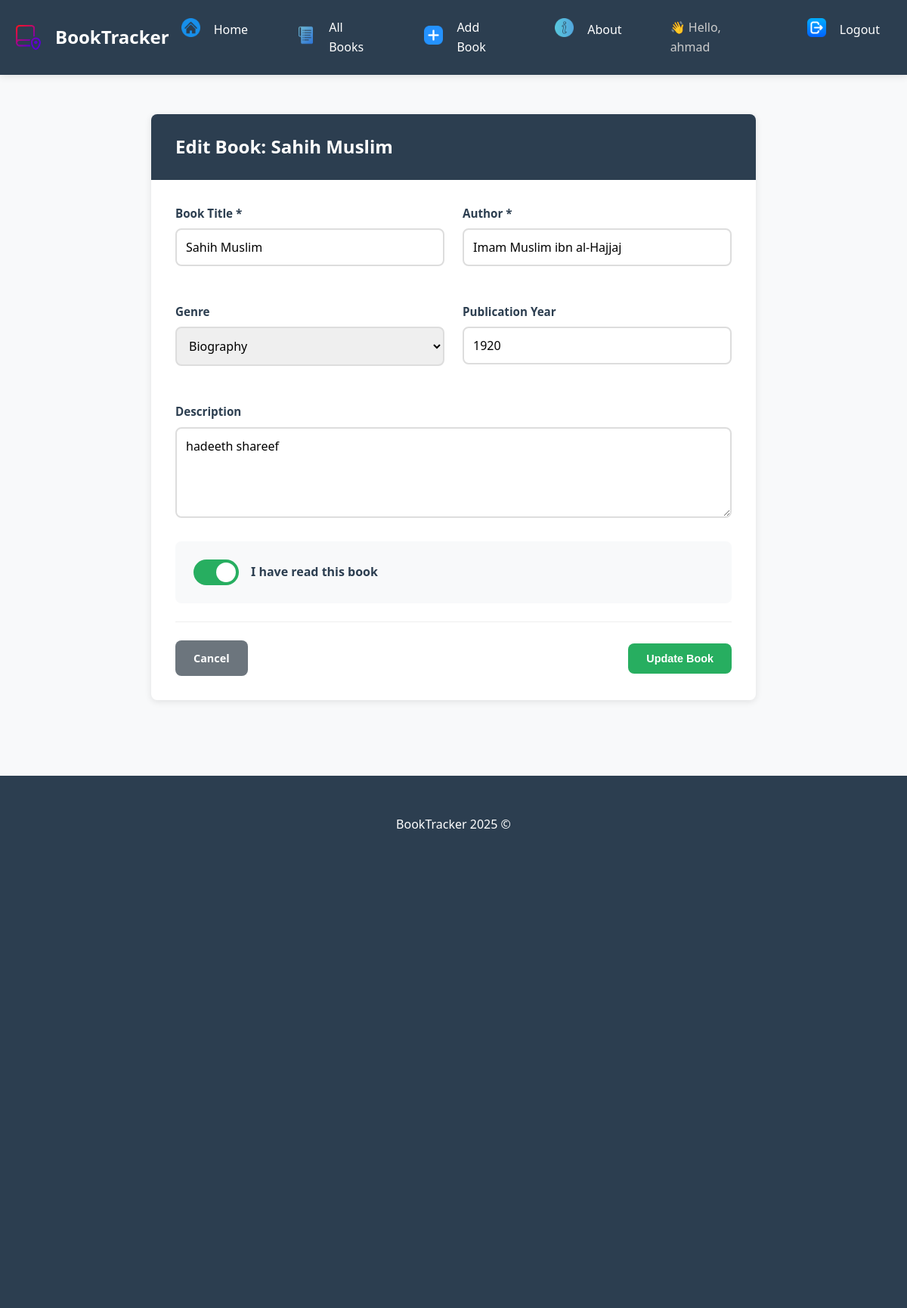
The page /books/13/update/ (signed in) on the database its author committed.
### main_app/models.py (models this page shows, shortened)
class Book(models.Model):
    GENRE_CHOICES = [
        ('Novel', 'Novel'),
        ('Science Fiction', 'Science Fiction'),
        ('History', 'History'),
        ('Self Development', 'Self Development'),
        ('Biography', 'Biography'),
        ('Literature', 'Literature'),
        ('Poetry', 'Poetry'),
        ('Children', 'Children'),
        ('Other', 'Other'),
    ]
    title = models.CharField(max_length=200)
    author = models.CharField(max_length=100)
    genre = models.CharField(choices=GENRE_CHOICES)
    description = models.TextField(max_length=500)
    publication_year = models.IntegerField(
        validators=[MinValueValidator(1000), MaxValueValidator(2025)] # To select year between 1000 and 2025
    )
    is_read = models.BooleanField(default=False)
    created_at = models.DateTimeField(auto_now_add=True)
    user = models.ForeignKey(
        User,
        on_delete=models.CASCADE,
        null=True,  # temp (we used it to solve makemigrations issue)
        blank=True  # temp
    )
    class Meta:
        ordering = ['-created_at']

### main_app/views.py (the view, shortened to what this page needs)
# urls.py: path('books/<int:pk>/update/', BookUpdate.as_view(), name='book_update'),
class BookUpdate(UserAccessMixin, LoginRequiredMixin, UpdateView):
    model = Book
    form_class = BookForm
    template_name = 'books/book_form.html'
    success_url = reverse_lazy('book_list')

### main_app/forms.py
class BookForm(forms.ModelForm):
    class Meta:
        model = Book
        fields = ['title', 'author', 'genre', 'description', 'publication_year', 'is_read']
        widgets = {
            'description': forms.Textarea(attrs={'rows': 4}),
            'publication_year': forms.NumberInput(attrs={'min': 1000, 'max': 2025}),
        }

### main_app/views.py (called while the page is built)
    def test_func(self):
        book = self.get_object()
        return book.user == self.request.user

### main_app/templates/books/book_form.html (shortened to what this page needs)
{% extends 'base.html' %}
{% load static %}
{% block extra_css %}
<link rel="stylesheet" href="{% static 'css/book_form.css' %}">
{% endblock %}
{% block content %}
<div class="form-container">
    <div class="form-card">
        <div class="form-header">
            <h2>
                {% if object %}
                    Edit Book: {{ object.title }}
                {% else %}
                    Add New Book
                {% endif %}
            </h2>
        </div>
        <div class="form-body">
            <form method="post">
                <div class="form-row">
                    <div class="form-group">
                        <label for="id_title" class="form-label">Book Title *</label>
                        <input type="text" name="title" class="form-control"
                               id="id_title" value="{{ form.title.value|default:'' }}"
                               required maxlength="200" placeholder="Enter book title">
                    </div>
                    <div class="form-group">
                        <label for="id_author" class="form-label">Author *</label>
                        <input type="text" name="author" class="form-control"
                               id="id_author" value="{{ form.author.value|default:'' }}"
                               required maxlength="100" placeholder="Enter author name">
                    </div>
                </div>
                <div class="form-row">
                    <div class="form-group">
                        <label for="id_genre" class="form-label">Genre</label>
                        <select name="genre" class="form-select" id="id_genre">
                            {% for value, text in form.fields.genre.choices %}
                                <option value="{{ value }}"
                                        {% if form.genre.value == value %}selected{% endif %}>
                                    {{ text }}
                                </option>
                            {% endfor %}
                        </select>
                    </div>
                    <div class="form-group">
                        <label for="id_publication_year" class="form-label">Publication Year</label>
                        <input type="number" name="publication_year" class="form-control"
                               id="id_publication_year" value="{{ form.publication_year.value|default:'' }}"
                               min="1000" max="2025" placeholder="Insert year">
                    </div>
                </div>
                <div class="form-group">
                    <label for="id_description" class="form-label">Description</label>
                    <textarea name="description" class="form-control form-textarea" id="id_description"
                              rows="4" placeholder="Write a brief description about the book...">{{ form.description.value|default:'' }}</textarea>
                </div>
                <div class="form-switch">
                    <label class="switch">
                        <span class="slider"></span>
                    </label>
                    <label for="id_is_read" class="switch-label">I have read this book</label>
                </div>
                <div class="form-actions">
                    <a href="{% if object %}{% url 'book_detail' object.pk %}{% else %}{% url 'book_list' %}{% endif %}"
                       class="btn btn-secondary">Cancel</a>
                    <button type="submit" class="btn btn-success">
                        {% if object %}Update Book{% else %}Add Book{% endif %}
                    </button>
                </div>
            </form>
        </div>
    </div>
</div>
{% endblock %}

### main_app/templates/base.html (shortened to what this page needs)
<!DOCTYPE html>
<html lang="en" dir="ltr">
<head>
    {% load static %}
    <link rel="stylesheet" href="{% static 'css/base.css' %}">
    {% block extra_css %}{% endblock %}
</head>
<body>
    <nav class="navbar">
        <div class="nav-container">
            <a class="navbar-brand" href="{% url 'home' %}">
                <img src="{% static 'images/logo.png' %}" alt="BookTracker Logo"
                     style="height: 35px; width: auto; margin-right: 10px;">
                BookTracker
            </a>
            <div class="navbar-menu" id="navbarMenu">
                <ul class="navbar-nav">
                    <li class="nav-item">
                        <a class="nav-link" href="{% url 'home' %}">
                            <span class="nav-icon">                <img src="{% static 'images/home.png' %}" alt="BookTracker Logo"
                     style="height: 25px; width: auto; margin-right: 10px;"></span> Home
                        </a>
                    </li>
                    <li class="nav-item">
                        <a class="nav-link" href="{% url 'book_list' %}">
                            <span class="nav-icon">                <img src="{% static 'images/list.png' %}" alt="BookTracker Logo"
                     style="height: 25px; width: auto; margin-right: 10px;"></span> All Books
                        </a>
                    </li>
                    <li class="nav-item">
                        <a class="nav-link" href="{% url 'book_create' %}">
                            <span class="nav-icon">                <img src="{% static 'images/add.png' %}" alt="BookTracker Logo"
                     style="height: 25px; width: auto; margin-right: 10px;"></span> Add Book
                        </a>
                    </li>
                    <li class="nav-item">
                        <a class="nav-link" href="{% url 'about' %}">
                            <span class="nav-icon">                <img src="{% static 'images/about.png' %}" alt="BookTracker Logo"
                     style="height: 25px; width: auto; margin-right: 10px;"></span> About
                        </a>
                    </li>
                    {% if user.is_authenticated %}
                    <li class="nav-item">
                        <span class="nav-link" style="color: #ccc;">
                            👋 Hello, {{ user.username }}
                        </span>
                    </li>
                    <li class="nav-item">
                        <a class="nav-link" href="{% url 'logout' %}">
                            <span class="nav-icon">                <img src="{% static 'images/logout.png' %}" alt="BookTracker Logo"
                     style="height: 25px; width: auto; margin-right: 10px;"></span> Logout
                        </a>
                    </li>
                    {% endif %}
                </ul>
            </div>
        </div>
    </nav>
    <div class="container">
    {% block content %}
    {% endblock %}
</div>
    <footer class="footer">
        <div class="container">
            <p class="footer-text">BookTracker 2025 ©</p>
        </div>
    </footer>
</body>
</html>

### main_app/static/css/base.css (style rules this page uses)
:root { --primary-color: #2c3e50; --secondary-color: #3498db; --success-color: #27ae60; --warning-color: #f39c12; --danger-color: #e74c3c; --light-color: #ecf0f1; --dark-color: #2c3e50; --text-color: #333; --border-radius: 8px; --box-shadow: 0 2px 10px rgba(0,0,0,0.1); --transition: all 0.3s ease; }
* { margin: 0; padding: 0; box-sizing: border-box; }
body { font-family: 'Segoe UI', Tahoma, Geneva, Verdana, sans-serif; background-color: #f8f9fa; color: var(--text-color); line-height: 1.6; }
.container { max-width: 1200px; margin: 0 auto; padding: 20px; min-height: 80vh; }
.navbar { background-color: var(--primary-color); padding: 1rem 0; box-shadow: var(--box-shadow); }
.nav-container { max-width: 1200px; margin: 0 auto; padding: 0 20px; display: flex; justify-content: space-between; align-items: center; }
.navbar-brand { color: white; text-decoration: none; font-size: 1.5rem; font-weight: bold; display: flex; align-items: center; gap: 0.5rem; }
.navbar-menu { display: flex; }
.navbar-nav { display: flex; list-style: none; gap: 2rem; }
.nav-link { color: white; text-decoration: none; display: flex; align-items: center; gap: 0.5rem; padding: 0.5rem 1rem; border-radius: var(--border-radius); transition: var(--transition); }
.nav-icon { font-size: 1.1rem; }
.footer { background-color: var(--dark-color); color: white; text-align: center; padding: 2rem 0; margin-top: 3rem; }
.footer-text { margin: 0; }
.btn { padding: 0.75rem 1.5rem; border: none; border-radius: var(--border-radius); text-decoration: none; font-weight: 600; cursor: pointer; transition: var(--transition); display: inline-flex; align-items: center; gap: 0.5rem; font-size: 0.9rem; }
.btn-success { background-color: var(--success-color); color: white; }
.btn-secondary { background-color: #6c757d; color: white; }

### main_app/static/css/book_form.css (style rules this page uses)
.form-container { max-width: 800px; margin: 0 auto; padding: 2rem 0; }
.form-card { background: white; border-radius: var(--border-radius); box-shadow: var(--box-shadow); overflow: hidden; }
.form-header { background: var(--primary-color); color: white; padding: 1.5rem 2rem; }
.form-header h2 { margin: 0; font-size: 1.5rem; }
.form-body { padding: 2rem; }
.form-row { display: grid; grid-template-columns: 1fr 1fr; gap: 1.5rem; margin-bottom: 1.5rem; }
.form-group { margin-bottom: 1.5rem; }
.form-label { display: block; margin-bottom: 0.5rem; font-weight: 600; color: var(--dark-color); font-size: 0.95rem; }
.form-control, .form-select { width: 100%; padding: 0.75rem; border: 2px solid #ddd; border-radius: var(--border-radius); font-size: 1rem; transition: var(--transition); font-family: inherit; }
.form-control::placeholder { color: #999; }
.form-textarea { min-height: 120px; resize: vertical; font-family: inherit; }
.form-switch { display: flex; align-items: center; gap: 1rem; padding: 1.5rem; background: #f8f9fa; border-radius: var(--border-radius); margin: 1.5rem 0; }
.switch { position: relative; display: inline-block; width: 60px; height: 34px; }
.slider { position: absolute; cursor: pointer; top: 0; left: 0; right: 0; bottom: 0; background-color: #ccc; transition: var(--transition); border-radius: 34px; }
.slider:before { position: absolute; content: ""; height: 26px; width: 26px; left: 4px; bottom: 4px; background-color: white; transition: var(--transition); border-radius: 50%; }
input:checked + .slider { background-color: var(--success-color); }
input:checked + .slider:before { transform: translateX(26px); }
.switch-label { font-weight: 600; color: var(--dark-color); cursor: pointer; }
.form-actions { display: flex; justify-content: space-between; align-items: center; padding-top: 1.5rem; border-top: 1px solid #eee; margin-top: 1.5rem; }

### rows shown on the page
Book: title "Sahih Muslim", author "Imam Muslim ibn al-Hajjaj", genre "Biography", description "hadeeth shareef"

### other values the page prints
{{ user.username }} "ahmad"
